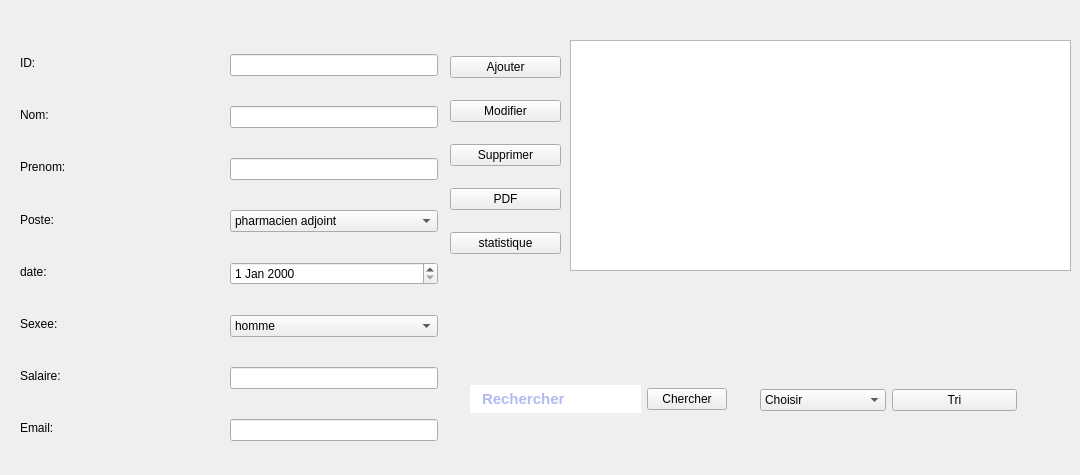
      <widget class="QWidget" name="page_4">
       <widget class="QTableView" name="tab_department_2">
        <property name="geometry">
         <rect>
          <x>570</x>
          <y>40</y>
          <width>501</width>
          <height>231</height>
         </rect>
        </property>
       </widget>
       <widget class="QWidget" name="verticalLayoutWidget_6">
        <property name="geometry">
         <rect>
          <x>20</x>
          <y>40</y>
          <width>206</width>
          <height>411</height>
         </rect>
        </property>
        <layout class="QVBoxLayout" name="verticalLayout_6">
         <item>
          <widget class="QLabel" name="id_2">
           <property name="text">
            <string>ID:</string>
           </property>
          </widget>
         </item>
         <item>
          <widget class="QLabel" name="linepp">
           <property name="text">
            <string>Nom:</string>
           </property>
          </widget>
         </item>
         <item>
          <widget class="QLabel" name="quantite_2">
           <property name="text">
            <string>Prenom:</string>
           </property>
          </widget>
         </item>
         <item>
          <widget class="QLabel" name="quantite_3">
           <property name="text">
            <string>Poste:</string>
           </property>
          </widget>
         </item>
         <item>
          <widget class="QLabel" name="quantite_4">
           <property name="text">
            <string>date:</string>
           </property>
          </widget>
         </item>
         <item>
          <widget class="QLabel" name="quantite_5">
           <property name="text">
            <string>Sexee:</string>
           </property>
          </widget>
         </item>
         <item>
          <widget class="QLabel" name="quantite_6">
           <property name="text">
            <string>Salaire:</string>
           </property>
          </widget>
         </item>
         <item>
          <widget class="QLabel" name="quantite_8">
           <property name="text">
            <string>Email:</string>
           </property>
          </widget>
         </item>
        </layout>
       </widget>
       <widget class="QWidget" name="verticalLayoutWidget_7">
        <property name="geometry">
         <rect>
          <x>230</x>
          <y>30</y>
          <width>208</width>
          <height>436</height>
         </rect>
        </property>
        <layout class="QVBoxLayout" name="verticalLayout_7">
         <item>
          <widget class="QLineEdit" name="LineEdit_ID"/>
         </item>
         <item>
          <widget class="QLineEdit" name="lineEdit_nom"/>
         </item>
         <item>
          <widget class="QLineEdit" name="LineEdit_prenom"/>
         </item>
         <item>
          <widget class="QComboBox" name="comboBox_rech_4">
           <item>
            <property name="text">
             <string>pharmacien adjoint</string>
            </property>
           </item>
           <item>
            <property name="text">
             <string>pharmacien titulaire</string>
            </property>
           </item>
           <item>
            <property name="text">
             <string>préparateur en pharmacie </string>
            </property>
           </item>
           <item>
            <property name="text">
             <string>stagiaire en pharmacie</string>
            </property>
           </item>
          </widget>
         </item>
         <item>
          <widget class="QDateEdit" name="dateEdit"/>
         </item>
         <item>
          <widget class="QComboBox" name="comboBox_rech_5">
           <item>
            <property name="text">
             <string>homme</string>
            </property>
           </item>
           <item>
            <property name="text">
             <string>femme</string>
            </property>
           </item>
          </widget>
         </item>
         <item>
          <widget class="QLineEdit" name="lineEdit_salaire"/>
         </item>
         <item>
          <widget class="QLineEdit" name="lineEdit_email"/>
         </item>
        </layout>
       </widget>
       <widget class="QWidget" name="verticalLayoutWidget_8">
        <property name="geometry">
         <rect>
          <x>450</x>
          <y>40</y>
          <width>111</width>
          <height>230</height>
         </rect>
        </property>
        <layout class="QVBoxLayout" name="verticalLayout_8">
         <item>
          <widget class="QPushButton" name="lol">
           <property name="text">
            <string>Ajouter</string>
           </property>
           <property name="icon">
            <iconset>
             <normaloff>../../Downloads/icons8-add-30.png</normaloff>../../Downloads/icons8-add-30.png</iconset>
           </property>
          </widget>
         </item>
         <item>
          <widget class="QPushButton" name="Department_modifer_2">
           <property name="text">
            <string>Modifier</string>
           </property>
           <property name="icon">
            <iconset>
             <normaloff>../../Downloads/icons8-edit-50 (1).png</normaloff>../../Downloads/icons8-edit-50 (1).png</iconset>
           </property>
          </widget>
         </item>
         <item>
          <widget class="QPushButton" name="Department_supp_2">
           <property name="text">
            <string>Supprimer</string>
           </property>
           <property name="icon">
            <iconset>
             <normaloff>../../Downloads/icons8-delete-50.png</normaloff>../../Downloads/icons8-delete-50.png</iconset>
           </property>
          </widget>
         </item>
         <item>
          <widget class="QPushButton" name="Department_pdf_2">
           <property name="text">
            <string>PDF</string>
           </property>
           <property name="icon">
            <iconset>
             <normaloff>../../Downloads/icons8-pdf-50.png</normaloff>../../Downloads/icons8-pdf-50.png</iconset>
           </property>
          </widget>
         </item>
         <item>
          <widget class="QPushButton" name="stat">
           <property name="text">
            <string>statistique</string>
           </property>
          </widget>
         </item>
        </layout>
       </widget>
       <widget class="QWidget" name="horizontalLayoutWidget_6">
        <property name="geometry">
         <rect>
          <x>470</x>
          <y>369</y>
          <width>257</width>
          <height>61</height>
         </rect>
        </property>
        <layout class="QHBoxLayout" name="horizontalLayout_6">
         <item>
          <widget class="QLineEdit" name="search_c_3">
           <property name="styleSheet">
            <string notr="true">border-radius:15px;
padding:4px;
padding-left:10px;
padding-right:15px;
color:#6876e1;
font-size:15px;
font-weight:bold;
</string>
           </property>
           <property name="text">
            <string/>
           </property>
           <property name="placeholderText">
            <string extracomment="Recherche">Rechercher</string>
           </property>
          </widget>
         </item>
         <item>
          <widget class="QPushButton" name="chercher_2">
           <property name="text">
            <string>Chercher</string>
           </property>
          </widget>
         </item>
        </layout>
       </widget>
       <widget class="QWidget" name="horizontalLayoutWidget_7">
        <property name="geometry">
         <rect>
          <x>760</x>
          <y>370</y>
          <width>257</width>
          <height>61</height>
         </rect>
        </property>
        <layout class="QHBoxLayout" name="horizontalLayout_8">
         <item>
          <widget class="QComboBox" name="comboBox_rech_3">
           <item>
            <property name="text">
             <string>Choisir</string>
            </property>
           </item>
           <item>
            <property name="text">
             <string>ID</string>
            </property>
           </item>
           <item>
            <property name="text">
             <string>NOM</string>
            </property>
           </item>
          </widget>
         </item>
         <item>
          <widget class="QPushButton" name="tri">
           <property name="text">
            <string>Tri</string>
           </property>
          </widget>
         </item>
        </layout>
       </widget>
      </widget>
